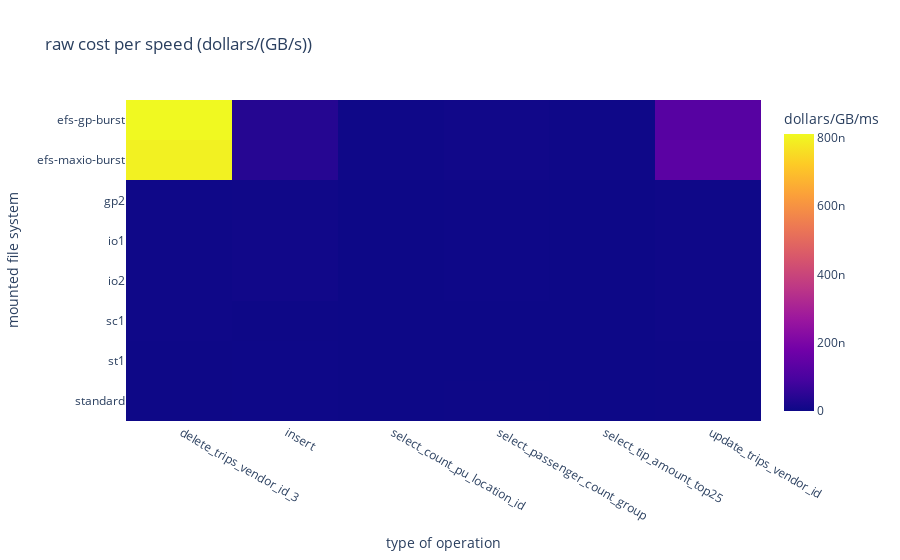

Notebook source saved alongside this figure:
### Code cell
fig = plx.imshow(plot_data, aspect=('auto'), title='raw cost per speed (dollars/(GB/s))', labels={'x':'type of operation', 'y':'mounted file system', 'color':'dollars/GB/ms'})
fig.write_html('../datavis/exp2_storage_speed_normalised_by_cost.html')
fig.show()

### Figure 1 — Plotly figure (JSON) as saved in the notebook; plotly's stock layout.template omitted (floating-point values rounded to 4 significant figures)
{"data": [{"coloraxis": "coloraxis", "hovertemplate": "type of operation: %{x}<br>mounted file system: %{y}<br>dollars/GB/ms: %{z}<extra></extra>", "type": "heatmap", "x": [" delete_trips_vendor_id_3", " insert", " select_count_pu_location_id", " select_passenger_count_group", " select_tip_amount_top25", " update_trips_vendor_id"], "y": ["efs-gp-burst", "efs-maxio-burst", "gp2", "io1", "io2", "sc1", "st1", "standard"], "z": [[8.113e-07, 3.743e-08, 2.999e-09, 6.275e-09, 3.073e-09, 1.247e-07], [7.951e-07, 4.023e-08, 2.957e-09, 6.769e-09, 3.045e-09, 1.323e-07], [2.528e-09, 4.717e-09, 2.525e-10, 1.894e-09, 2.773e-10, 3.368e-09], [2.59e-09, 5.858e-09, 3.143e-10, 2.345e-09, 3.472e-10, 3.709e-09], [2.61e-09, 5.844e-09, 3.124e-10, 2.333e-09, 3.685e-10, 3.686e-09], [3.178e-09, 1.206e-09, 6.287e-11, 4.732e-10, 7.173e-11, 3.026e-09], [1.897e-09, 2.111e-09, 1.117e-10, 8.432e-10, 1.248e-10, 1.76e-09], [1.126e-09, 2.33e-09, 1.24e-10, 9.588e-10, 1.407e-10, 1.588e-09]]}], "layout": {"coloraxis": {"colorbar": {"title": {"text": "dollars/GB/ms"}}, "colorscale": [[0, "#0d0887"], [0.1111, "#46039f"], [0.2222, "#7201a8"], [0.3333, "#9c179e"], [0.4444, "#bd3786"], [0.5556, "#d8576b"], [0.6667, "#ed7953"], [0.7778, "#fb9f3a"], [0.8889, "#fdca26"], [1, "#f0f921"]]}, "title": {"text": "raw cost per speed (dollars/(GB/s))"}, "xaxis": {"title": {"text": "type of operation"}}, "yaxis": {"autorange": "reversed", "title": {"text": "mounted file system"}}}}
